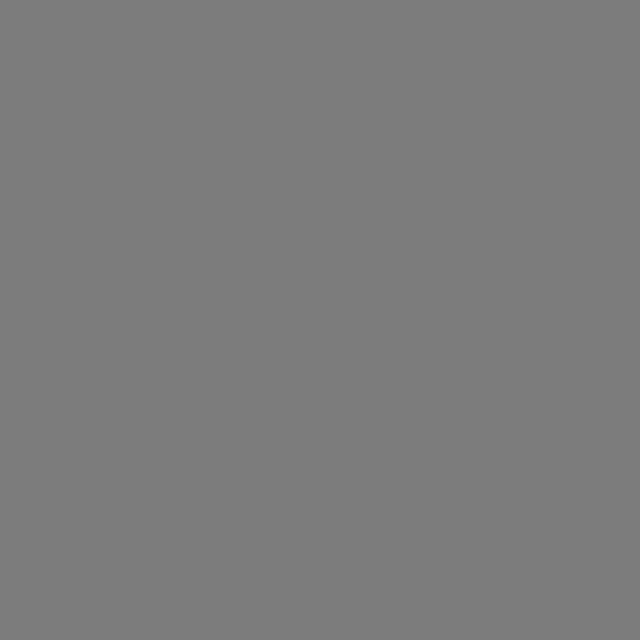
Frame 1 (no input)
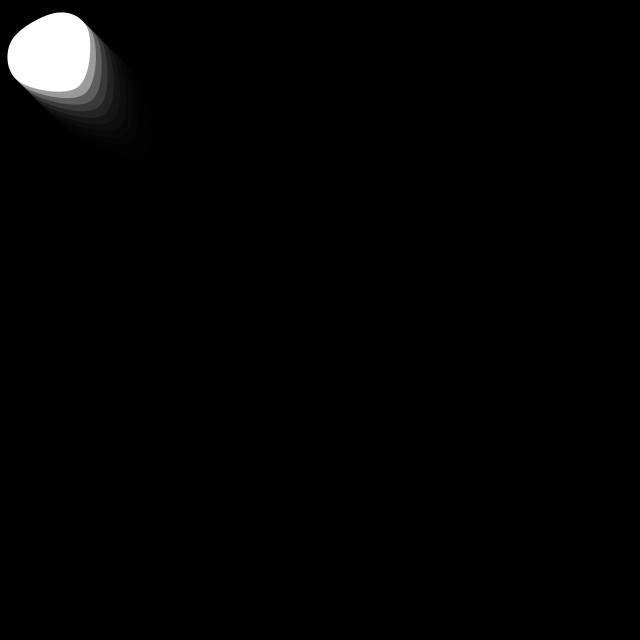
Frame 60 (the mouse pressed at the canvas centre just before this capture)
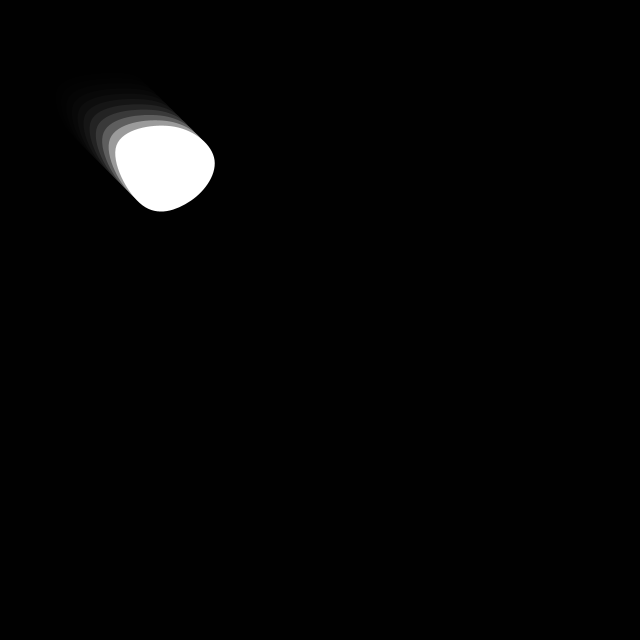
Frame 120 (the mouse held since frame 60 and released just before this capture)

The Processing sketch that drew these frames (run headless with seeded random() and noise(); from frame 60 on, the mouse is pressed at the canvas centre):

// Processing sketch: processing_80123
// ── processing_80123.pde


// center point
float centerX = 0, centerY = 0;

float radius = 45, rotAngle = -90;
float accelX, accelY;
float springing = .0009, damping = .98;

//corner nodes
int nodes = 5;
float nodeStartX[] = new float[nodes];
float nodeStartY[] = new float[nodes];
float[]nodeX = new float[nodes];
float[]nodeY = new float[nodes];
float[]angle = new float[nodes];
float[]frequency = new float[nodes];

// soft-body dynamics
float organicConstant = 1;

void setup() {
  size(640, 640);
  //center shape in window
  centerX = width/2;
  centerY = height/2;
  // iniitalize frequencies for corner nodes
  for (int i=0; i<nodes; i++){
    frequency[i] = random(2, 6);
  }
  noStroke();
  frameRate(30);
}

void draw() {
  //fade background
  fill(0, 100);
  rect(0,0,width, height);
  drawShape();
  moveShape();
}

void drawShape() {
  //  calculate node  starting locations
  for (int i=0; i<nodes; i++){
    nodeStartX[i] = centerX+cos(radians(rotAngle))*radius;
    nodeStartY[i] = centerY+sin(radians(rotAngle))*radius;
    rotAngle += 360.0/nodes;
  }

  // draw polygon
  curveTightness(organicConstant);
  fill(255);
  beginShape();
  for (int i=0; i<nodes; i++){
    curveVertex(nodeX[i], nodeY[i]);
  }
  for (int i=0; i<nodes-1; i++){
    curveVertex(nodeX[i], nodeY[i]);
  }
  endShape(CLOSE);
}

void moveShape() {
  //move center point
  float deltaX = mouseX-centerX;
  float deltaY = mouseY-centerY;

  // create springing effect
  deltaX *= springing;
  deltaY *= springing;
  accelX += deltaX;
  accelY += deltaY;

  // move predator's center
  centerX += accelX;
  centerY += accelY;

  // slow down springing
  accelX *= damping;
  accelY *= damping;

  // change curve tightness
  organicConstant = 1-((abs(accelX)+abs(accelY))*.1);

  //move nodes
  for (int i=0; i<nodes; i++){
    nodeX[i] = nodeStartX[i]+sin(radians(angle[i]))*(accelX*2);
    nodeY[i] = nodeStartY[i]+sin(radians(angle[i]))*(accelY*2);
    angle[i]+=frequency[i];
  }
}
